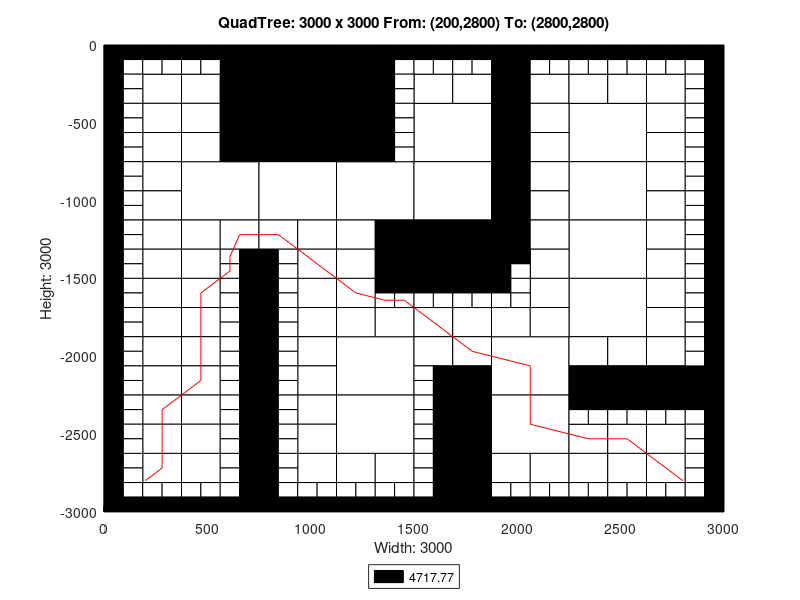

This chart was generated by the following MATLAB code:
axis([0 3000 -3000 0]);
title('QuadTree: 3000 x 3000 From: (200,2800) To: (2800,2800)');
xlabel('Width: 3000');
ylabel('Height: 3000');
rectangle('Position',[750 -375 375 375], 'FaceColor',[0 0 0]);
rectangle('Position',[750 -750 375 375], 'FaceColor',[0 0 0]);
rectangle('Position',[375 -1125 375 375], 'FaceColor',[1 1 1]);
rectangle('Position',[750 -1125 375 375], 'FaceColor',[1 1 1]);
rectangle('Position',[1125 -1125 375 375], 'FaceColor',[1 1 1]);
rectangle('Position',[1500 -750 375 375], 'FaceColor',[1 1 1]);
rectangle('Position',[2250 -750 375 375], 'FaceColor',[1 1 1]);
rectangle('Position',[1500 -1125 375 375], 'FaceColor',[1 1 1]);
rectangle('Position',[1500 -1500 375 375], 'FaceColor',[0 0 0]);
rectangle('Position',[2250 -1125 375 375], 'FaceColor',[1 1 1]);
rectangle('Position',[2250 -1500 375 375], 'FaceColor',[1 1 1]);
rectangle('Position',[1125 -2250 375 375], 'FaceColor',[1 1 1]);
rectangle('Position',[1125 -2625 375 375], 'FaceColor',[1 1 1]);
rectangle('Position',[1875 -2250 375 375], 'FaceColor',[1 1 1]);
rectangle('Position',[2250 -1875 375 375], 'FaceColor',[1 1 1]);
rectangle('Position',[1875 -2625 375 375], 'FaceColor',[1 1 1]);
rectangle('Position',[187.5 -375 187.5 187.5], 'FaceColor',[1 1 1]);
rectangle('Position',[562.5 -187.5 187.5 187.5], 'FaceColor',[0 0 0]);
rectangle('Position',[375 -375 187.5 187.5], 'FaceColor',[1 1 1]);
rectangle('Position',[562.5 -375 187.5 187.5], 'FaceColor',[0 0 0]);
rectangle('Position',[187.5 -562.5 187.5 187.5], 'FaceColor',[1 1 1]);
rectangle('Position',[187.5 -750 187.5 187.5], 'FaceColor',[1 1 1]);
rectangle('Position',[375 -562.5 187.5 187.5], 'FaceColor',[1 1 1]);
rectangle('Position',[562.5 -562.5 187.5 187.5], 'FaceColor',[0 0 0]);
rectangle('Position',[375 -750 187.5 187.5], 'FaceColor',[1 1 1]);
rectangle('Position',[562.5 -750 187.5 187.5], 'FaceColor',[0 0 0]);
rectangle('Position',[1125 -187.5 187.5 187.5], 'FaceColor',[0 0 0]);
rectangle('Position',[1125 -375 187.5 187.5], 'FaceColor',[0 0 0]);
rectangle('Position',[1125 -562.5 187.5 187.5], 'FaceColor',[0 0 0]);
rectangle('Position',[1125 -750 187.5 187.5], 'FaceColor',[0 0 0]);
rectangle('Position',[187.5 -937.5 187.5 187.5], 'FaceColor',[1 1 1]);
rectangle('Position',[187.5 -1125 187.5 187.5], 'FaceColor',[1 1 1]);
rectangle('Position',[187.5 -1312.5 187.5 187.5], 'FaceColor',[1 1 1]);
rectangle('Position',[187.5 -1500 187.5 187.5], 'FaceColor',[1 1 1]);
rectangle('Position',[375 -1312.5 187.5 187.5], 'FaceColor',[1 1 1]);
rectangle('Position',[562.5 -1312.5 187.5 187.5], 'FaceColor',[1 1 1]);
rectangle('Position',[375 -1500 187.5 187.5], 'FaceColor',[1 1 1]);
rectangle('Position',[750 -1312.5 187.5 187.5], 'FaceColor',[1 1 1]);
rectangle('Position',[937.5 -1312.5 187.5 187.5], 'FaceColor',[1 1 1]);
rectangle('Position',[937.5 -1500 187.5 187.5], 'FaceColor',[1 1 1]);
rectangle('Position',[1125 -1312.5 187.5 187.5], 'FaceColor',[1 1 1]);
rectangle('Position',[1312.5 -1312.5 187.5 187.5], 'FaceColor',[0 0 0]);
rectangle('Position',[1125 -1500 187.5 187.5], 'FaceColor',[1 1 1]);
rectangle('Position',[1312.5 -1500 187.5 187.5], 'FaceColor',[0 0 0]);
rectangle('Position',[1500 -375 187.5 187.5], 'FaceColor',[1 1 1]);
rectangle('Position',[1687.5 -375 187.5 187.5], 'FaceColor',[1 1 1]);
rectangle('Position',[1875 -187.5 187.5 187.5], 'FaceColor',[0 0 0]);
rectangle('Position',[1875 -375 187.5 187.5], 'FaceColor',[0 0 0]);
rectangle('Position',[2062.5 -375 187.5 187.5], 'FaceColor',[1 1 1]);
rectangle('Position',[1875 -562.5 187.5 187.5], 'FaceColor',[0 0 0]);
rectangle('Position',[2062.5 -562.5 187.5 187.5], 'FaceColor',[1 1 1]);
rectangle('Position',[1875 -750 187.5 187.5], 'FaceColor',[0 0 0]);
rectangle('Position',[2062.5 -750 187.5 187.5], 'FaceColor',[1 1 1]);
rectangle('Position',[2250 -375 187.5 187.5], 'FaceColor',[1 1 1]);
rectangle('Position',[2437.5 -375 187.5 187.5], 'FaceColor',[1 1 1]);
rectangle('Position',[2625 -375 187.5 187.5], 'FaceColor',[1 1 1]);
rectangle('Position',[2625 -562.5 187.5 187.5], 'FaceColor',[1 1 1]);
rectangle('Position',[2625 -750 187.5 187.5], 'FaceColor',[1 1 1]);
rectangle('Position',[1875 -937.5 187.5 187.5], 'FaceColor',[0 0 0]);
rectangle('Position',[2062.5 -937.5 187.5 187.5], 'FaceColor',[1 1 1]);
rectangle('Position',[1875 -1125 187.5 187.5], 'FaceColor',[0 0 0]);
rectangle('Position',[2062.5 -1125 187.5 187.5], 'FaceColor',[1 1 1]);
rectangle('Position',[1875 -1312.5 187.5 187.5], 'FaceColor',[0 0 0]);
rectangle('Position',[2062.5 -1312.5 187.5 187.5], 'FaceColor',[1 1 1]);
rectangle('Position',[2062.5 -1500 187.5 187.5], 'FaceColor',[1 1 1]);
rectangle('Position',[2625 -937.5 187.5 187.5], 'FaceColor',[1 1 1]);
rectangle('Position',[2625 -1125 187.5 187.5], 'FaceColor',[1 1 1]);
rectangle('Position',[2625 -1312.5 187.5 187.5], 'FaceColor',[1 1 1]);
rectangle('Position',[2625 -1500 187.5 187.5], 'FaceColor',[1 1 1]);
rectangle('Position',[187.5 -1687.5 187.5 187.5], 'FaceColor',[1 1 1]);
rectangle('Position',[187.5 -1875 187.5 187.5], 'FaceColor',[1 1 1]);
rectangle('Position',[375 -1687.5 187.5 187.5], 'FaceColor',[1 1 1]);
rectangle('Position',[375 -1875 187.5 187.5], 'FaceColor',[1 1 1]);
rectangle('Position',[187.5 -2062.5 187.5 187.5], 'FaceColor',[1 1 1]);
rectangle('Position',[187.5 -2250 187.5 187.5], 'FaceColor',[1 1 1]);
rectangle('Position',[375 -2062.5 187.5 187.5], 'FaceColor',[1 1 1]);
rectangle('Position',[375 -2250 187.5 187.5], 'FaceColor',[1 1 1]);
rectangle('Position',[937.5 -1687.5 187.5 187.5], 'FaceColor',[1 1 1]);
rectangle('Position',[937.5 -1875 187.5 187.5], 'FaceColor',[1 1 1]);
rectangle('Position',[1125 -1687.5 187.5 187.5], 'FaceColor',[1 1 1]);
rectangle('Position',[1125 -1875 187.5 187.5], 'FaceColor',[1 1 1]);
rectangle('Position',[1312.5 -1875 187.5 187.5], 'FaceColor',[1 1 1]);
rectangle('Position',[937.5 -2062.5 187.5 187.5], 'FaceColor',[1 1 1]);
rectangle('Position',[937.5 -2250 187.5 187.5], 'FaceColor',[1 1 1]);
rectangle('Position',[187.5 -2437.5 187.5 187.5], 'FaceColor',[1 1 1]);
rectangle('Position',[187.5 -2625 187.5 187.5], 'FaceColor',[1 1 1]);
rectangle('Position',[375 -2437.5 187.5 187.5], 'FaceColor',[1 1 1]);
rectangle('Position',[375 -2625 187.5 187.5], 'FaceColor',[1 1 1]);
rectangle('Position',[187.5 -2812.5 187.5 187.5], 'FaceColor',[1 1 1]);
rectangle('Position',[375 -2812.5 187.5 187.5], 'FaceColor',[1 1 1]);
rectangle('Position',[937.5 -2437.5 187.5 187.5], 'FaceColor',[1 1 1]);
rectangle('Position',[937.5 -2625 187.5 187.5], 'FaceColor',[1 1 1]);
rectangle('Position',[937.5 -2812.5 187.5 187.5], 'FaceColor',[1 1 1]);
rectangle('Position',[1125 -2812.5 187.5 187.5], 'FaceColor',[1 1 1]);
rectangle('Position',[1312.5 -2812.5 187.5 187.5], 'FaceColor',[1 1 1]);
rectangle('Position',[1500 -1875 187.5 187.5], 'FaceColor',[1 1 1]);
rectangle('Position',[1687.5 -1875 187.5 187.5], 'FaceColor',[1 1 1]);
rectangle('Position',[2062.5 -1687.5 187.5 187.5], 'FaceColor',[1 1 1]);
rectangle('Position',[1875 -1875 187.5 187.5], 'FaceColor',[1 1 1]);
rectangle('Position',[2062.5 -1875 187.5 187.5], 'FaceColor',[1 1 1]);
rectangle('Position',[1500 -2062.5 187.5 187.5], 'FaceColor',[1 1 1]);
rectangle('Position',[1687.5 -2062.5 187.5 187.5], 'FaceColor',[1 1 1]);
rectangle('Position',[1687.5 -2250 187.5 187.5], 'FaceColor',[0 0 0]);
rectangle('Position',[2625 -1687.5 187.5 187.5], 'FaceColor',[1 1 1]);
rectangle('Position',[2625 -1875 187.5 187.5], 'FaceColor',[1 1 1]);
rectangle('Position',[2250 -2062.5 187.5 187.5], 'FaceColor',[1 1 1]);
rectangle('Position',[2437.5 -2062.5 187.5 187.5], 'FaceColor',[1 1 1]);
rectangle('Position',[2250 -2250 187.5 187.5], 'FaceColor',[0 0 0]);
rectangle('Position',[2437.5 -2250 187.5 187.5], 'FaceColor',[0 0 0]);
rectangle('Position',[2625 -2062.5 187.5 187.5], 'FaceColor',[1 1 1]);
rectangle('Position',[2625 -2250 187.5 187.5], 'FaceColor',[0 0 0]);
rectangle('Position',[2812.5 -2250 187.5 187.5], 'FaceColor',[0 0 0]);
rectangle('Position',[1687.5 -2437.5 187.5 187.5], 'FaceColor',[0 0 0]);
rectangle('Position',[1687.5 -2625 187.5 187.5], 'FaceColor',[0 0 0]);
rectangle('Position',[1687.5 -2812.5 187.5 187.5], 'FaceColor',[0 0 0]);
rectangle('Position',[1687.5 -3000 187.5 187.5], 'FaceColor',[0 0 0]);
rectangle('Position',[1875 -2812.5 187.5 187.5], 'FaceColor',[1 1 1]);
rectangle('Position',[2062.5 -2812.5 187.5 187.5], 'FaceColor',[1 1 1]);
rectangle('Position',[2250 -2625 187.5 187.5], 'FaceColor',[1 1 1]);
rectangle('Position',[2437.5 -2625 187.5 187.5], 'FaceColor',[1 1 1]);
rectangle('Position',[2625 -2625 187.5 187.5], 'FaceColor',[1 1 1]);
rectangle('Position',[2250 -2812.5 187.5 187.5], 'FaceColor',[1 1 1]);
rectangle('Position',[2437.5 -2812.5 187.5 187.5], 'FaceColor',[1 1 1]);
rectangle('Position',[2625 -2812.5 187.5 187.5], 'FaceColor',[1 1 1]);
rectangle('Position',[0 -93.75 93.75 93.75], 'FaceColor',[0 0 0]);
rectangle('Position',[93.75 -93.75 93.75 93.75], 'FaceColor',[0 0 0]);
rectangle('Position',[0 -187.5 93.75 93.75], 'FaceColor',[0 0 0]);
rectangle('Position',[93.75 -187.5 93.75 93.75], 'FaceColor',[1 1 1]);
rectangle('Position',[187.5 -93.75 93.75 93.75], 'FaceColor',[0 0 0]);
rectangle('Position',[281.25 -93.75 93.75 93.75], 'FaceColor',[0 0 0]);
rectangle('Position',[187.5 -187.5 93.75 93.75], 'FaceColor',[1 1 1]);
rectangle('Position',[281.25 -187.5 93.75 93.75], 'FaceColor',[1 1 1]);
rectangle('Position',[0 -281.25 93.75 93.75], 'FaceColor',[0 0 0]);
rectangle('Position',[93.75 -281.25 93.75 93.75], 'FaceColor',[1 1 1]);
rectangle('Position',[0 -375 93.75 93.75], 'FaceColor',[0 0 0]);
rectangle('Position',[93.75 -375 93.75 93.75], 'FaceColor',[1 1 1]);
rectangle('Position',[375 -93.75 93.75 93.75], 'FaceColor',[0 0 0]);
rectangle('Position',[468.75 -93.75 93.75 93.75], 'FaceColor',[0 0 0]);
rectangle('Position',[375 -187.5 93.75 93.75], 'FaceColor',[1 1 1]);
rectangle('Position',[468.75 -187.5 93.75 93.75], 'FaceColor',[1 1 1]);
rectangle('Position',[0 -468.75 93.75 93.75], 'FaceColor',[0 0 0]);
rectangle('Position',[93.75 -468.75 93.75 93.75], 'FaceColor',[1 1 1]);
rectangle('Position',[0 -562.5 93.75 93.75], 'FaceColor',[0 0 0]);
rectangle('Position',[93.75 -562.5 93.75 93.75], 'FaceColor',[1 1 1]);
rectangle('Position',[0 -656.25 93.75 93.75], 'FaceColor',[0 0 0]);
rectangle('Position',[93.75 -656.25 93.75 93.75], 'FaceColor',[1 1 1]);
rectangle('Position',[0 -750 93.75 93.75], 'FaceColor',[0 0 0]);
rectangle('Position',[93.75 -750 93.75 93.75], 'FaceColor',[1 1 1]);
rectangle('Position',[1312.5 -93.75 93.75 93.75], 'FaceColor',[0 0 0]);
rectangle('Position',[1406.25 -93.75 93.75 93.75], 'FaceColor',[0 0 0]);
rectangle('Position',[1312.5 -187.5 93.75 93.75], 'FaceColor',[0 0 0]);
rectangle('Position',[1406.25 -187.5 93.75 93.75], 'FaceColor',[1 1 1]);
rectangle('Position',[1312.5 -281.25 93.75 93.75], 'FaceColor',[0 0 0]);
rectangle('Position',[1406.25 -281.25 93.75 93.75], 'FaceColor',[1 1 1]);
rectangle('Position',[1312.5 -375 93.75 93.75], 'FaceColor',[0 0 0]);
rectangle('Position',[1406.25 -375 93.75 93.75], 'FaceColor',[1 1 1]);
rectangle('Position',[1312.5 -468.75 93.75 93.75], 'FaceColor',[0 0 0]);
rectangle('Position',[1406.25 -468.75 93.75 93.75], 'FaceColor',[1 1 1]);
rectangle('Position',[1312.5 -562.5 93.75 93.75], 'FaceColor',[0 0 0]);
rectangle('Position',[1406.25 -562.5 93.75 93.75], 'FaceColor',[1 1 1]);
rectangle('Position',[1312.5 -656.25 93.75 93.75], 'FaceColor',[0 0 0]);
rectangle('Position',[1406.25 -656.25 93.75 93.75], 'FaceColor',[1 1 1]);
rectangle('Position',[1312.5 -750 93.75 93.75], 'FaceColor',[0 0 0]);
rectangle('Position',[1406.25 -750 93.75 93.75], 'FaceColor',[1 1 1]);
rectangle('Position',[0 -843.75 93.75 93.75], 'FaceColor',[0 0 0]);
rectangle('Position',[93.75 -843.75 93.75 93.75], 'FaceColor',[1 1 1]);
rectangle('Position',[0 -937.5 93.75 93.75], 'FaceColor',[0 0 0]);
rectangle('Position',[93.75 -937.5 93.75 93.75], 'FaceColor',[1 1 1]);
rectangle('Position',[0 -1031.25 93.75 93.75], 'FaceColor',[0 0 0]);
rectangle('Position',[93.75 -1031.25 93.75 93.75], 'FaceColor',[1 1 1]);
rectangle('Position',[0 -1125 93.75 93.75], 'FaceColor',[0 0 0]);
rectangle('Position',[93.75 -1125 93.75 93.75], 'FaceColor',[1 1 1]);
rectangle('Position',[0 -1218.75 93.75 93.75], 'FaceColor',[0 0 0]);
rectangle('Position',[93.75 -1218.75 93.75 93.75], 'FaceColor',[1 1 1]);
rectangle('Position',[0 -1312.5 93.75 93.75], 'FaceColor',[0 0 0]);
rectangle('Position',[93.75 -1312.5 93.75 93.75], 'FaceColor',[1 1 1]);
rectangle('Position',[0 -1406.25 93.75 93.75], 'FaceColor',[0 0 0]);
rectangle('Position',[93.75 -1406.25 93.75 93.75], 'FaceColor',[1 1 1]);
rectangle('Position',[0 -1500 93.75 93.75], 'FaceColor',[0 0 0]);
rectangle('Position',[93.75 -1500 93.75 93.75], 'FaceColor',[1 1 1]);
rectangle('Position',[562.5 -1406.25 93.75 93.75], 'FaceColor',[1 1 1]);
rectangle('Position',[656.25 -1406.25 93.75 93.75], 'FaceColor',[0 0 0]);
rectangle('Position',[562.5 -1500 93.75 93.75], 'FaceColor',[1 1 1]);
rectangle('Position',[656.25 -1500 93.75 93.75], 'FaceColor',[0 0 0]);
rectangle('Position',[750 -1406.25 93.75 93.75], 'FaceColor',[0 0 0]);
rectangle('Position',[843.75 -1406.25 93.75 93.75], 'FaceColor',[1 1 1]);
rectangle('Position',[750 -1500 93.75 93.75], 'FaceColor',[0 0 0]);
rectangle('Position',[843.75 -1500 93.75 93.75], 'FaceColor',[1 1 1]);
rectangle('Position',[1500 -93.75 93.75 93.75], 'FaceColor',[0 0 0]);
rectangle('Position',[1593.75 -93.75 93.75 93.75], 'FaceColor',[0 0 0]);
rectangle('Position',[1500 -187.5 93.75 93.75], 'FaceColor',[1 1 1]);
rectangle('Position',[1593.75 -187.5 93.75 93.75], 'FaceColor',[1 1 1]);
rectangle('Position',[1687.5 -93.75 93.75 93.75], 'FaceColor',[0 0 0]);
rectangle('Position',[1781.25 -93.75 93.75 93.75], 'FaceColor',[0 0 0]);
rectangle('Position',[1687.5 -187.5 93.75 93.75], 'FaceColor',[1 1 1]);
rectangle('Position',[1781.25 -187.5 93.75 93.75], 'FaceColor',[1 1 1]);
rectangle('Position',[2062.5 -93.75 93.75 93.75], 'FaceColor',[0 0 0]);
rectangle('Position',[2156.25 -93.75 93.75 93.75], 'FaceColor',[0 0 0]);
rectangle('Position',[2062.5 -187.5 93.75 93.75], 'FaceColor',[1 1 1]);
rectangle('Position',[2156.25 -187.5 93.75 93.75], 'FaceColor',[1 1 1]);
rectangle('Position',[2250 -93.75 93.75 93.75], 'FaceColor',[0 0 0]);
rectangle('Position',[2343.75 -93.75 93.75 93.75], 'FaceColor',[0 0 0]);
rectangle('Position',[2250 -187.5 93.75 93.75], 'FaceColor',[1 1 1]);
rectangle('Position',[2343.75 -187.5 93.75 93.75], 'FaceColor',[1 1 1]);
rectangle('Position',[2437.5 -93.75 93.75 93.75], 'FaceColor',[0 0 0]);
rectangle('Position',[2531.25 -93.75 93.75 93.75], 'FaceColor',[0 0 0]);
rectangle('Position',[2437.5 -187.5 93.75 93.75], 'FaceColor',[1 1 1]);
rectangle('Position',[2531.25 -187.5 93.75 93.75], 'FaceColor',[1 1 1]);
rectangle('Position',[2625 -93.75 93.75 93.75], 'FaceColor',[0 0 0]);
rectangle('Position',[2718.75 -93.75 93.75 93.75], 'FaceColor',[0 0 0]);
rectangle('Position',[2625 -187.5 93.75 93.75], 'FaceColor',[1 1 1]);
rectangle('Position',[2718.75 -187.5 93.75 93.75], 'FaceColor',[1 1 1]);
rectangle('Position',[2812.5 -93.75 93.75 93.75], 'FaceColor',[0 0 0]);
rectangle('Position',[2906.25 -93.75 93.75 93.75], 'FaceColor',[0 0 0]);
rectangle('Position',[2812.5 -187.5 93.75 93.75], 'FaceColor',[1 1 1]);
rectangle('Position',[2906.25 -187.5 93.75 93.75], 'FaceColor',[0 0 0]);
rectangle('Position',[2812.5 -281.25 93.75 93.75], 'FaceColor',[1 1 1]);
rectangle('Position',[2906.25 -281.25 93.75 93.75], 'FaceColor',[0 0 0]);
rectangle('Position',[2812.5 -375 93.75 93.75], 'FaceColor',[1 1 1]);
rectangle('Position',[2906.25 -375 93.75 93.75], 'FaceColor',[0 0 0]);
rectangle('Position',[2812.5 -468.75 93.75 93.75], 'FaceColor',[1 1 1]);
rectangle('Position',[2906.25 -468.75 93.75 93.75], 'FaceColor',[0 0 0]);
rectangle('Position',[2812.5 -562.5 93.75 93.75], 'FaceColor',[1 1 1]);
rectangle('Position',[2906.25 -562.5 93.75 93.75], 'FaceColor',[0 0 0]);
rectangle('Position',[2812.5 -656.25 93.75 93.75], 'FaceColor',[1 1 1]);
rectangle('Position',[2906.25 -656.25 93.75 93.75], 'FaceColor',[0 0 0]);
rectangle('Position',[2812.5 -750 93.75 93.75], 'FaceColor',[1 1 1]);
rectangle('Position',[2906.25 -750 93.75 93.75], 'FaceColor',[0 0 0]);
rectangle('Position',[1875 -1406.25 93.75 93.75], 'FaceColor',[0 0 0]);
rectangle('Position',[1968.75 -1406.25 93.75 93.75], 'FaceColor',[0 0 0]);
rectangle('Position',[1875 -1500 93.75 93.75], 'FaceColor',[0 0 0]);
rectangle('Position',[1968.75 -1500 93.75 93.75], 'FaceColor',[1 1 1]);
rectangle('Position',[2812.5 -843.75 93.75 93.75], 'FaceColor',[1 1 1]);
rectangle('Position',[2906.25 -843.75 93.75 93.75], 'FaceColor',[0 0 0]);
rectangle('Position',[2812.5 -937.5 93.75 93.75], 'FaceColor',[1 1 1]);
rectangle('Position',[2906.25 -937.5 93.75 93.75], 'FaceColor',[0 0 0]);
rectangle('Position',[2812.5 -1031.25 93.75 93.75], 'FaceColor',[1 1 1]);
rectangle('Position',[2906.25 -1031.25 93.75 93.75], 'FaceColor',[0 0 0]);
rectangle('Position',[2812.5 -1125 93.75 93.75], 'FaceColor',[1 1 1]);
rectangle('Position',[2906.25 -1125 93.75 93.75], 'FaceColor',[0 0 0]);
rectangle('Position',[2812.5 -1218.75 93.75 93.75], 'FaceColor',[1 1 1]);
rectangle('Position',[2906.25 -1218.75 93.75 93.75], 'FaceColor',[0 0 0]);
rectangle('Position',[2812.5 -1312.5 93.75 93.75], 'FaceColor',[1 1 1]);
rectangle('Position',[2906.25 -1312.5 93.75 93.75], 'FaceColor',[0 0 0]);
rectangle('Position',[2812.5 -1406.25 93.75 93.75], 'FaceColor',[1 1 1]);
rectangle('Position',[2906.25 -1406.25 93.75 93.75], 'FaceColor',[0 0 0]);
rectangle('Position',[2812.5 -1500 93.75 93.75], 'FaceColor',[1 1 1]);
rectangle('Position',[2906.25 -1500 93.75 93.75], 'FaceColor',[0 0 0]);
rectangle('Position',[0 -1593.75 93.75 93.75], 'FaceColor',[0 0 0]);
rectangle('Position',[93.75 -1593.75 93.75 93.75], 'FaceColor',[1 1 1]);
rectangle('Position',[0 -1687.5 93.75 93.75], 'FaceColor',[0 0 0]);
rectangle('Position',[93.75 -1687.5 93.75 93.75], 'FaceColor',[1 1 1]);
rectangle('Position',[0 -1781.25 93.75 93.75], 'FaceColor',[0 0 0]);
rectangle('Position',[93.75 -1781.25 93.75 93.75], 'FaceColor',[1 1 1]);
rectangle('Position',[0 -1875 93.75 93.75], 'FaceColor',[0 0 0]);
rectangle('Position',[93.75 -1875 93.75 93.75], 'FaceColor',[1 1 1]);
rectangle('Position',[562.5 -1593.75 93.75 93.75], 'FaceColor',[1 1 1]);
rectangle('Position',[656.25 -1593.75 93.75 93.75], 'FaceColor',[0 0 0]);
rectangle('Position',[562.5 -1687.5 93.75 93.75], 'FaceColor',[1 1 1]);
rectangle('Position',[656.25 -1687.5 93.75 93.75], 'FaceColor',[0 0 0]);
rectangle('Position',[562.5 -1781.25 93.75 93.75], 'FaceColor',[1 1 1]);
rectangle('Position',[656.25 -1781.25 93.75 93.75], 'FaceColor',[0 0 0]);
rectangle('Position',[562.5 -1875 93.75 93.75], 'FaceColor',[1 1 1]);
rectangle('Position',[656.25 -1875 93.75 93.75], 'FaceColor',[0 0 0]);
rectangle('Position',[0 -1968.75 93.75 93.75], 'FaceColor',[0 0 0]);
rectangle('Position',[93.75 -1968.75 93.75 93.75], 'FaceColor',[1 1 1]);
rectangle('Position',[0 -2062.5 93.75 93.75], 'FaceColor',[0 0 0]);
rectangle('Position',[93.75 -2062.5 93.75 93.75], 'FaceColor',[1 1 1]);
rectangle('Position',[0 -2156.25 93.75 93.75], 'FaceColor',[0 0 0]);
rectangle('Position',[93.75 -2156.25 93.75 93.75], 'FaceColor',[1 1 1]);
rectangle('Position',[0 -2250 93.75 93.75], 'FaceColor',[0 0 0]);
rectangle('Position',[93.75 -2250 93.75 93.75], 'FaceColor',[1 1 1]);
rectangle('Position',[562.5 -1968.75 93.75 93.75], 'FaceColor',[1 1 1]);
rectangle('Position',[656.25 -1968.75 93.75 93.75], 'FaceColor',[0 0 0]);
rectangle('Position',[562.5 -2062.5 93.75 93.75], 'FaceColor',[1 1 1]);
rectangle('Position',[656.25 -2062.5 93.75 93.75], 'FaceColor',[0 0 0]);
rectangle('Position',[562.5 -2156.25 93.75 93.75], 'FaceColor',[1 1 1]);
rectangle('Position',[656.25 -2156.25 93.75 93.75], 'FaceColor',[0 0 0]);
rectangle('Position',[562.5 -2250 93.75 93.75], 'FaceColor',[1 1 1]);
rectangle('Position',[656.25 -2250 93.75 93.75], 'FaceColor',[0 0 0]);
rectangle('Position',[750 -1593.75 93.75 93.75], 'FaceColor',[0 0 0]);
rectangle('Position',[843.75 -1593.75 93.75 93.75], 'FaceColor',[1 1 1]);
rectangle('Position',[750 -1687.5 93.75 93.75], 'FaceColor',[0 0 0]);
rectangle('Position',[843.75 -1687.5 93.75 93.75], 'FaceColor',[1 1 1]);
rectangle('Position',[750 -1781.25 93.75 93.75], 'FaceColor',[0 0 0]);
rectangle('Position',[843.75 -1781.25 93.75 93.75], 'FaceColor',[1 1 1]);
rectangle('Position',[750 -1875 93.75 93.75], 'FaceColor',[0 0 0]);
rectangle('Position',[843.75 -1875 93.75 93.75], 'FaceColor',[1 1 1]);
rectangle('Position',[1312.5 -1593.75 93.75 93.75], 'FaceColor',[0 0 0]);
rectangle('Position',[1406.25 -1593.75 93.75 93.75], 'FaceColor',[0 0 0]);
rectangle('Position',[1312.5 -1687.5 93.75 93.75], 'FaceColor',[1 1 1]);
rectangle('Position',[1406.25 -1687.5 93.75 93.75], 'FaceColor',[1 1 1]);
rectangle('Position',[750 -1968.75 93.75 93.75], 'FaceColor',[0 0 0]);
rectangle('Position',[843.75 -1968.75 93.75 93.75], 'FaceColor',[1 1 1]);
rectangle('Position',[750 -2062.5 93.75 93.75], 'FaceColor',[0 0 0]);
rectangle('Position',[843.75 -2062.5 93.75 93.75], 'FaceColor',[1 1 1]);
rectangle('Position',[750 -2156.25 93.75 93.75], 'FaceColor',[0 0 0]);
rectangle('Position',[843.75 -2156.25 93.75 93.75], 'FaceColor',[1 1 1]);
rectangle('Position',[750 -2250 93.75 93.75], 'FaceColor',[0 0 0]);
rectangle('Position',[843.75 -2250 93.75 93.75], 'FaceColor',[1 1 1]);
rectangle('Position',[0 -2343.75 93.75 93.75], 'FaceColor',[0 0 0]);
rectangle('Position',[93.75 -2343.75 93.75 93.75], 'FaceColor',[1 1 1]);
rectangle('Position',[0 -2437.5 93.75 93.75], 'FaceColor',[0 0 0]);
rectangle('Position',[93.75 -2437.5 93.75 93.75], 'FaceColor',[1 1 1]);
rectangle('Position',[0 -2531.25 93.75 93.75], 'FaceColor',[0 0 0]);
rectangle('Position',[93.75 -2531.25 93.75 93.75], 'FaceColor',[1 1 1]);
rectangle('Position',[0 -2625 93.75 93.75], 'FaceColor',[0 0 0]);
rectangle('Position',[93.75 -2625 93.75 93.75], 'FaceColor',[1 1 1]);
rectangle('Position',[562.5 -2343.75 93.75 93.75], 'FaceColor',[1 1 1]);
rectangle('Position',[656.25 -2343.75 93.75 93.75], 'FaceColor',[0 0 0]);
rectangle('Position',[562.5 -2437.5 93.75 93.75], 'FaceColor',[1 1 1]);
rectangle('Position',[656.25 -2437.5 93.75 93.75], 'FaceColor',[0 0 0]);
rectangle('Position',[562.5 -2531.25 93.75 93.75], 'FaceColor',[1 1 1]);
rectangle('Position',[656.25 -2531.25 93.75 93.75], 'FaceColor',[0 0 0]);
rectangle('Position',[562.5 -2625 93.75 93.75], 'FaceColor',[1 1 1]);
rectangle('Position',[656.25 -2625 93.75 93.75], 'FaceColor',[0 0 0]);
rectangle('Position',[0 -2718.75 93.75 93.75], 'FaceColor',[0 0 0]);
rectangle('Position',[93.75 -2718.75 93.75 93.75], 'FaceColor',[1 1 1]);
rectangle('Position',[0 -2812.5 93.75 93.75], 'FaceColor',[0 0 0]);
rectangle('Position',[93.75 -2812.5 93.75 93.75], 'FaceColor',[1 1 1]);
rectangle('Position',[0 -2906.25 93.75 93.75], 'FaceColor',[0 0 0]);
rectangle('Position',[93.75 -2906.25 93.75 93.75], 'FaceColor',[1 1 1]);
rectangle('Position',[0 -3000 93.75 93.75], 'FaceColor',[0 0 0]);
rectangle('Position',[93.75 -3000 93.75 93.75], 'FaceColor',[0 0 0]);
rectangle('Position',[187.5 -2906.25 93.75 93.75], 'FaceColor',[1 1 1]);
rectangle('Position',[281.25 -2906.25 93.75 93.75], 'FaceColor',[1 1 1]);
rectangle('Position',[187.5 -3000 93.75 93.75], 'FaceColor',[0 0 0]);
rectangle('Position',[281.25 -3000 93.75 93.75], 'FaceColor',[0 0 0]);
rectangle('Position',[562.5 -2718.75 93.75 93.75], 'FaceColor',[1 1 1]);
rectangle('Position',[656.25 -2718.75 93.75 93.75], 'FaceColor',[0 0 0]);
rectangle('Position',[562.5 -2812.5 93.75 93.75], 'FaceColor',[1 1 1]);
rectangle('Position',[656.25 -2812.5 93.75 93.75], 'FaceColor',[0 0 0]);
rectangle('Position',[375 -2906.25 93.75 93.75], 'FaceColor',[1 1 1]);
rectangle('Position',[468.75 -2906.25 93.75 93.75], 'FaceColor',[1 1 1]);
rectangle('Position',[375 -3000 93.75 93.75], 'FaceColor',[0 0 0]);
rectangle('Position',[468.75 -3000 93.75 93.75], 'FaceColor',[0 0 0]);
rectangle('Position',[562.5 -2906.25 93.75 93.75], 'FaceColor',[1 1 1]);
rectangle('Position',[656.25 -2906.25 93.75 93.75], 'FaceColor',[0 0 0]);
rectangle('Position',[562.5 -3000 93.75 93.75], 'FaceColor',[0 0 0]);
rectangle('Position',[656.25 -3000 93.75 93.75], 'FaceColor',[0 0 0]);
rectangle('Position',[750 -2343.75 93.75 93.75], 'FaceColor',[0 0 0]);
rectangle('Position',[843.75 -2343.75 93.75 93.75], 'FaceColor',[1 1 1]);
rectangle('Position',[750 -2437.5 93.75 93.75], 'FaceColor',[0 0 0]);
rectangle('Position',[843.75 -2437.5 93.75 93.75], 'FaceColor',[1 1 1]);
rectangle('Position',[750 -2531.25 93.75 93.75], 'FaceColor',[0 0 0]);
rectangle('Position',[843.75 -2531.25 93.75 93.75], 'FaceColor',[1 1 1]);
rectangle('Position',[750 -2625 93.75 93.75], 'FaceColor',[0 0 0]);
rectangle('Position',[843.75 -2625 93.75 93.75], 'FaceColor',[1 1 1]);
rectangle('Position',[750 -2718.75 93.75 93.75], 'FaceColor',[0 0 0]);
rectangle('Position',[843.75 -2718.75 93.75 93.75], 'FaceColor',[1 1 1]);
rectangle('Position',[750 -2812.5 93.75 93.75], 'FaceColor',[0 0 0]);
rectangle('Position',[843.75 -2812.5 93.75 93.75], 'FaceColor',[1 1 1]);
rectangle('Position',[750 -2906.25 93.75 93.75], 'FaceColor',[0 0 0]);
rectangle('Position',[843.75 -2906.25 93.75 93.75], 'FaceColor',[1 1 1]);
rectangle('Position',[750 -3000 93.75 93.75], 'FaceColor',[0 0 0]);
rectangle('Position',[843.75 -3000 93.75 93.75], 'FaceColor',[0 0 0]);
rectangle('Position',[937.5 -2906.25 93.75 93.75], 'FaceColor',[1 1 1]);
rectangle('Position',[1031.25 -2906.25 93.75 93.75], 'FaceColor',[1 1 1]);
rectangle('Position',[937.5 -3000 93.75 93.75], 'FaceColor',[0 0 0]);
rectangle('Position',[1031.25 -3000 93.75 93.75], 'FaceColor',[0 0 0]);
rectangle('Position',[1125 -2906.25 93.75 93.75], 'FaceColor',[1 1 1]);
rectangle('Position',[1218.75 -2906.25 93.75 93.75], 'FaceColor',[1 1 1]);
rectangle('Position',[1125 -3000 93.75 93.75], 'FaceColor',[0 0 0]);
rectangle('Position',[1218.75 -3000 93.75 93.75], 'FaceColor',[0 0 0]);
rectangle('Position',[1312.5 -2906.25 93.75 93.75], 'FaceColor',[1 1 1]);
rectangle('Position',[1406.25 -2906.25 93.75 93.75], 'FaceColor',[1 1 1]);
rectangle('Position',[1312.5 -3000 93.75 93.75], 'FaceColor',[0 0 0]);
rectangle('Position',[1406.25 -3000 93.75 93.75], 'FaceColor',[0 0 0]);
rectangle('Position',[1500 -1593.75 93.75 93.75], 'FaceColor',[0 0 0]);
rectangle('Position',[1593.75 -1593.75 93.75 93.75], 'FaceColor',[0 0 0]);
rectangle('Position',[1500 -1687.5 93.75 93.75], 'FaceColor',[1 1 1]);
rectangle('Position',[1593.75 -1687.5 93.75 93.75], 'FaceColor',[1 1 1]);
rectangle('Position',[1687.5 -1593.75 93.75 93.75], 'FaceColor',[0 0 0]);
rectangle('Position',[1781.25 -1593.75 93.75 93.75], 'FaceColor',[0 0 0]);
rectangle('Position',[1687.5 -1687.5 93.75 93.75], 'FaceColor',[1 1 1]);
rectangle('Position',[1781.25 -1687.5 93.75 93.75], 'FaceColor',[1 1 1]);
rectangle('Position',[1875 -1593.75 93.75 93.75], 'FaceColor',[0 0 0]);
rectangle('Position',[1968.75 -1593.75 93.75 93.75], 'FaceColor',[1 1 1]);
rectangle('Position',[1875 -1687.5 93.75 93.75], 'FaceColor',[1 1 1]);
rectangle('Position',[1968.75 -1687.5 93.75 93.75], 'FaceColor',[1 1 1]);
rectangle('Position',[1500 -2156.25 93.75 93.75], 'FaceColor',[1 1 1]);
rectangle('Position',[1593.75 -2156.25 93.75 93.75], 'FaceColor',[0 0 0]);
rectangle('Position',[1500 -2250 93.75 93.75], 'FaceColor',[1 1 1]);
rectangle('Position',[1593.75 -2250 93.75 93.75], 'FaceColor',[0 0 0]);
rectangle('Position',[2812.5 -1593.75 93.75 93.75], 'FaceColor',[1 1 1]);
rectangle('Position',[2906.25 -1593.75 93.75 93.75], 'FaceColor',[0 0 0]);
rectangle('Position',[2812.5 -1687.5 93.75 93.75], 'FaceColor',[1 1 1]);
rectangle('Position',[2906.25 -1687.5 93.75 93.75], 'FaceColor',[0 0 0]);
rectangle('Position',[2812.5 -1781.25 93.75 93.75], 'FaceColor',[1 1 1]);
rectangle('Position',[2906.25 -1781.25 93.75 93.75], 'FaceColor',[0 0 0]);
rectangle('Position',[2812.5 -1875 93.75 93.75], 'FaceColor',[1 1 1]);
rectangle('Position',[2906.25 -1875 93.75 93.75], 'FaceColor',[0 0 0]);
rectangle('Position',[2812.5 -1968.75 93.75 93.75], 'FaceColor',[1 1 1]);
rectangle('Position',[2906.25 -1968.75 93.75 93.75], 'FaceColor',[0 0 0]);
rectangle('Position',[2812.5 -2062.5 93.75 93.75], 'FaceColor',[1 1 1]);
rectangle('Position',[2906.25 -2062.5 93.75 93.75], 'FaceColor',[0 0 0]);
rectangle('Position',[1500 -2343.75 93.75 93.75], 'FaceColor',[1 1 1]);
rectangle('Position',[1593.75 -2343.75 93.75 93.75], 'FaceColor',[0 0 0]);
rectangle('Position',[1500 -2437.5 93.75 93.75], 'FaceColor',[1 1 1]);
rectangle('Position',[1593.75 -2437.5 93.75 93.75], 'FaceColor',[0 0 0]);
rectangle('Position',[1500 -2531.25 93.75 93.75], 'FaceColor',[1 1 1]);
rectangle('Position',[1593.75 -2531.25 93.75 93.75], 'FaceColor',[0 0 0]);
rectangle('Position',[1500 -2625 93.75 93.75], 'FaceColor',[1 1 1]);
rectangle('Position',[1593.75 -2625 93.75 93.75], 'FaceColor',[0 0 0]);
rectangle('Position',[1500 -2718.75 93.75 93.75], 'FaceColor',[1 1 1]);
rectangle('Position',[1593.75 -2718.75 93.75 93.75], 'FaceColor',[0 0 0]);
rectangle('Position',[1500 -2812.5 93.75 93.75], 'FaceColor',[1 1 1]);
rectangle('Position',[1593.75 -2812.5 93.75 93.75], 'FaceColor',[0 0 0]);
rectangle('Position',[1500 -2906.25 93.75 93.75], 'FaceColor',[1 1 1]);
rectangle('Position',[1593.75 -2906.25 93.75 93.75], 'FaceColor',[0 0 0]);
rectangle('Position',[1500 -3000 93.75 93.75], 'FaceColor',[0 0 0]);
rectangle('Position',[1593.75 -3000 93.75 93.75], 'FaceColor',[0 0 0]);
rectangle('Position',[1875 -2906.25 93.75 93.75], 'FaceColor',[1 1 1]);
rectangle('Position',[1968.75 -2906.25 93.75 93.75], 'FaceColor',[1 1 1]);
rectangle('Position',[1875 -3000 93.75 93.75], 'FaceColor',[0 0 0]);
rectangle('Position',[1968.75 -3000 93.75 93.75], 'FaceColor',[0 0 0]);
rectangle('Position',[2062.5 -2906.25 93.75 93.75], 'FaceColor',[1 1 1]);
rectangle('Position',[2156.25 -2906.25 93.75 93.75], 'FaceColor',[1 1 1]);
rectangle('Position',[2062.5 -3000 93.75 93.75], 'FaceColor',[0 0 0]);
rectangle('Position',[2156.25 -3000 93.75 93.75], 'FaceColor',[0 0 0]);
rectangle('Position',[2250 -2343.75 93.75 93.75], 'FaceColor',[0 0 0]);
rectangle('Position',[2343.75 -2343.75 93.75 93.75], 'FaceColor',[0 0 0]);
rectangle('Position',[2250 -2437.5 93.75 93.75], 'FaceColor',[1 1 1]);
rectangle('Position',[2343.75 -2437.5 93.75 93.75], 'FaceColor',[1 1 1]);
rectangle('Position',[2437.5 -2343.75 93.75 93.75], 'FaceColor',[0 0 0]);
rectangle('Position',[2531.25 -2343.75 93.75 93.75], 'FaceColor',[0 0 0]);
rectangle('Position',[2437.5 -2437.5 93.75 93.75], 'FaceColor',[1 1 1]);
rectangle('Position',[2531.25 -2437.5 93.75 93.75], 'FaceColor',[1 1 1]);
rectangle('Position',[2625 -2343.75 93.75 93.75], 'FaceColor',[0 0 0]);
rectangle('Position',[2718.75 -2343.75 93.75 93.75], 'FaceColor',[0 0 0]);
rectangle('Position',[2625 -2437.5 93.75 93.75], 'FaceColor',[1 1 1]);
rectangle('Position',[2718.75 -2437.5 93.75 93.75], 'FaceColor',[1 1 1]);
rectangle('Position',[2812.5 -2343.75 93.75 93.75], 'FaceColor',[0 0 0]);
rectangle('Position',[2906.25 -2343.75 93.75 93.75], 'FaceColor',[0 0 0]);
rectangle('Position',[2812.5 -2437.5 93.75 93.75], 'FaceColor',[1 1 1]);
rectangle('Position',[2906.25 -2437.5 93.75 93.75], 'FaceColor',[0 0 0]);
rectangle('Position',[2812.5 -2531.25 93.75 93.75], 'FaceColor',[1 1 1]);
rectangle('Position',[2906.25 -2531.25 93.75 93.75], 'FaceColor',[0 0 0]);
rectangle('Position',[2812.5 -2625 93.75 93.75], 'FaceColor',[1 1 1]);
rectangle('Position',[2906.25 -2625 93.75 93.75], 'FaceColor',[0 0 0]);
rectangle('Position',[2250 -2906.25 93.75 93.75], 'FaceColor',[1 1 1]);
rectangle('Position',[2343.75 -2906.25 93.75 93.75], 'FaceColor',[1 1 1]);
rectangle('Position',[2250 -3000 93.75 93.75], 'FaceColor',[0 0 0]);
rectangle('Position',[2343.75 -3000 93.75 93.75], 'FaceColor',[0 0 0]);
rectangle('Position',[2437.5 -2906.25 93.75 93.75], 'FaceColor',[1 1 1]);
rectangle('Position',[2531.25 -2906.25 93.75 93.75], 'FaceColor',[1 1 1]);
rectangle('Position',[2437.5 -3000 93.75 93.75], 'FaceColor',[0 0 0]);
rectangle('Position',[2531.25 -3000 93.75 93.75], 'FaceColor',[0 0 0]);
rectangle('Position',[2812.5 -2718.75 93.75 93.75], 'FaceColor',[1 1 1]);
rectangle('Position',[2906.25 -2718.75 93.75 93.75], 'FaceColor',[0 0 0]);
rectangle('Position',[2812.5 -2812.5 93.75 93.75], 'FaceColor',[1 1 1]);
rectangle('Position',[2906.25 -2812.5 93.75 93.75], 'FaceColor',[0 0 0]);
rectangle('Position',[2625 -2906.25 93.75 93.75], 'FaceColor',[1 1 1]);
rectangle('Position',[2718.75 -2906.25 93.75 93.75], 'FaceColor',[1 1 1]);
rectangle('Position',[2625 -3000 93.75 93.75], 'FaceColor',[0 0 0]);
rectangle('Position',[2718.75 -3000 93.75 93.75], 'FaceColor',[0 0 0]);
rectangle('Position',[2812.5 -2906.25 93.75 93.75], 'FaceColor',[1 1 1]);
rectangle('Position',[2906.25 -2906.25 93.75 93.75], 'FaceColor',[0 0 0]);
rectangle('Position',[2812.5 -3000 93.75 93.75], 'FaceColor',[0 0 0]);
rectangle('Position',[2906.25 -3000 93.75 93.75], 'FaceColor',[0 0 0]);
X=[2800,2718.75,2531.25,2343.75,2062.5,2062.5,1781.25,1593.75,1453.12,1359.38,1218.75,1031.25,843.75,656.25,609.375,609.375,468.75,468.75,468.75,468.75,281.25,281.25,281.25,200];
Y=[-2800,-2718.75,-2531.25,-2531.25,-2437.5,-2062.5,-1968.75,-1781.25,-1640.62,-1640.62,-1593.75,-1406.25,-1218.75,-1218.75,-1359.38,-1453.12,-1593.75,-1781.25,-1968.75,-2156.25,-2343.75,-2531.25,-2718.75,-2800];
hold on;
plot(X,Y,'r');
legend('4717.77','Location','southoutside');
